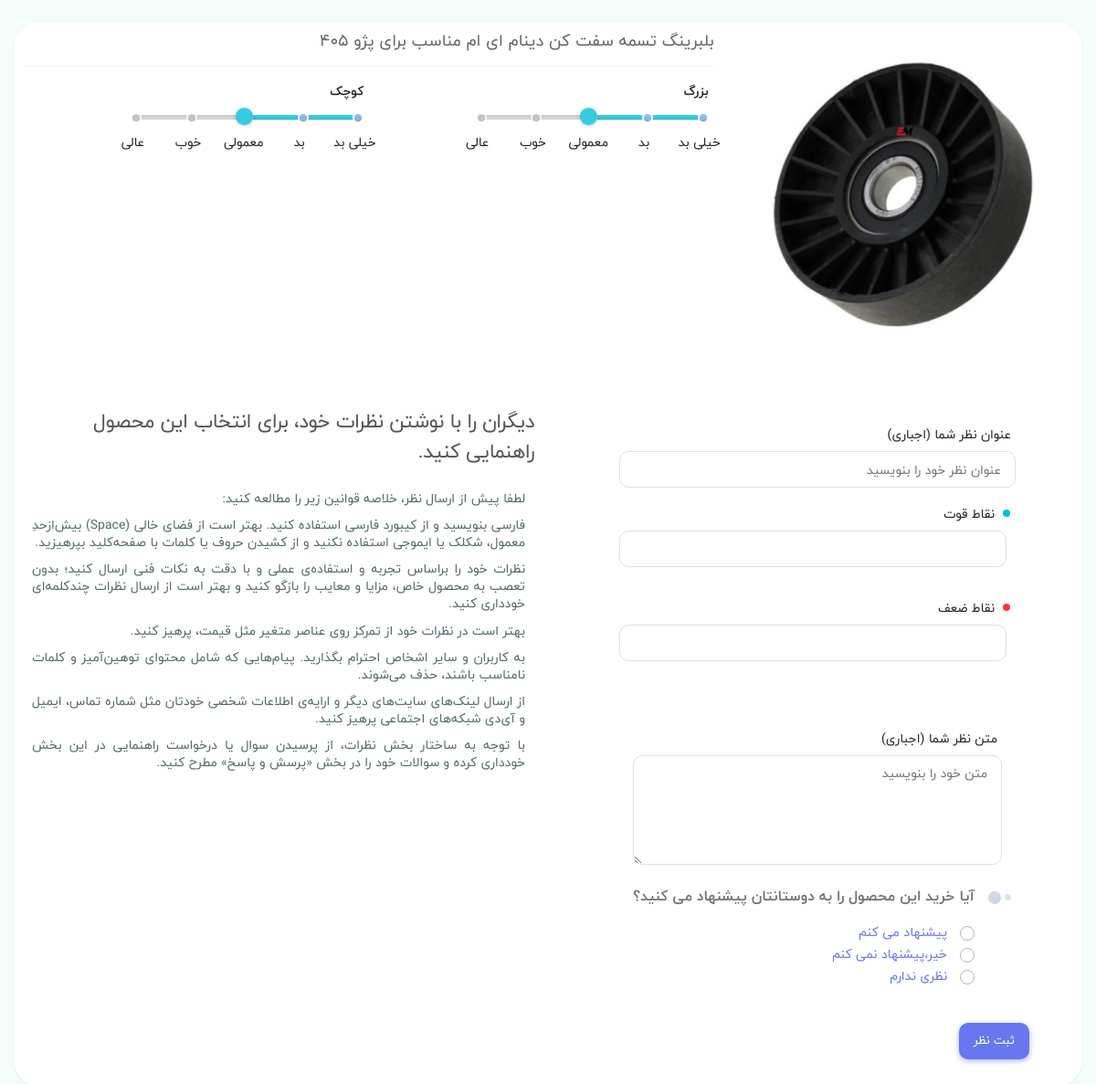
/product/comment/7 (signed in), run on the app's committed database.
### eshop_product/models.py (models this page shows, shortened)
class Product(models.Model):
    STATUS = (
        ('True', "فعال"),
        ("False", "غیرفعال")
    )
    VARIANTS = (
        ('None', 'هیچ'),
        ('Size', 'سایز'),
        ('Color', 'رنگ'),
        ('Size-Color', 'سایزـ‌رنگ'),
    )
    category = models.ForeignKey(Category, on_delete=models.SET_NULL, null=True, verbose_name='دسته')
    brand = models.ForeignKey(Brand, on_delete=models.SET_NULL, blank=True, null=True, verbose_name='برند')
    title = models.CharField(max_length=200, verbose_name='عنوان فارسی')
    title_eng = models.CharField(max_length=150, blank=True, null=True, verbose_name='عنوان انگلیسی')
    keyword = models.CharField(max_length=250, verbose_name='کلمه کلیدی')
    variant = models.CharField(max_length=10, choices=VARIANTS, default='None', verbose_name='تنوع')
    description = models.CharField(max_length=300, verbose_name='توضیحات')
    image = models.ImageField(upload_to=upload_image_path, verbose_name='تصویر')
    price = models.IntegerField(verbose_name='قیمت')
    amount = models.IntegerField(verbose_name='تعداد')
    all_sale = models.IntegerField(default=0, verbose_name='تعداد فروش')
    view_count = models.BigIntegerField(default=0, verbose_name='تعداد بازدیدها')
    details = RichTextUploadingField(verbose_name='جزئيات محصول')
    analyze = RichTextUploadingField(blank=True, null=True, verbose_name='نقد و بررسی')
    status = models.CharField(max_length=50, choices=STATUS, verbose_name='وضعیت')
    slug = models.SlugField(verbose_name='عبارت لینک', null=False, unique=True, allow_unicode=True, max_length=200)
    creat_at = models.DateTimeField(auto_now_add=True, verbose_name='ایجاده شده در تاریخ')
    update_at = models.DateTimeField(auto_now=True, verbose_name='آپدیت شده در تاریخ')
    objects = ProductsManager()
    favourite = models.ManyToManyField(User, blank=True, verbose_name='علاقه‌مندی')
    class Meta:
        verbose_name = 'محصول'
        verbose_name_plural = 'محصولات'
    def price_th(self):
        return f"{self.price:,}"
    price_th.short_description = 'قیمت'
    def image_tag(self):
        return mark_safe('<img src="{}" height="50"/>'.format(self.image.url))
    image_tag.short_description = 'تصویر'
    def get_absolute_url(self):
        return reverse('product_detail', kwargs={'slug': self.slug, 'product_id': self.id})
    def fav_count(self):
        fav = User.objects.filter(product__exact=self.id)
        return fav.count()
    fav_count.short_description = 'تعداد علاقه‌مندان'

### eshop_attribute/models.py (models this page shows, shortened)
class AttrProduct(models.Model):
    product = models.ForeignKey(Product, on_delete=models.CASCADE, related_name='attrs', verbose_name='تگ')
    title = models.ForeignKey(Attrs, on_delete=models.CASCADE, verbose_name='عنوان ویژگی')
    rate = models.IntegerField(verbose_name='امتیاز', validators=[
        MaxValueValidator(5),
        MinValueValidator(1)
    ], default=3)
    slug = models.SlugField(verbose_name='عبارت لینک', null=False, allow_unicode=True, max_length=200)
    def titleAtr(self):
        return self.title.title
    titleAtr.short_description = 'ویژگی'
    class Meta:
        verbose_name = 'ویژگی‌ محصول'
        verbose_name_plural = 'ویژگی‌های محصولات'

class Attrs(models.Model):
    title = models.CharField(max_length=60, verbose_name='ویژگی')
    def __str__(self):
        return self.title
    class Meta:
        verbose_name = 'ویژگی'
        verbose_name_plural = 'ویژگی‌ها'

### eshop_comment/views.py (the view, shortened to what this page needs)
# urls.py: path('product/comment/<int:id>', comment_page, name='comment_product'),
@login_required(login_url='/login')
def comment_page(request, id):
    product = Product.objects.get_by_id(id)
    attrs = AttrProduct.objects.filter(product_id=id)
    comment_form = CommentForm(request.POST or None)
    context = {
        'comment_form': comment_form,
        'product': product,
        'attrs': attrs,
        'product_attrs': product_attrs
    }
    return render(request, 'comment_product/comment.html', context)

### eshop_comment/forms.py
class CommentForm(ModelForm):
    advantage = forms.CharField(widget=forms.MultipleHiddenInput(), required=False)
    disadvantage = forms.CharField(widget=forms.MultipleHiddenInput(), required=False)
    advice = forms.CharField(widget=forms.RadioSelect())
    class Meta:
        model = Comment
        fields = ['subject', 'comment', 'advantage', 'disadvantage', 'advice']

### eshop_product/models.py (called while the page is built)
    def get_by_id(self, product_id):
        qs = self.get_queryset().filter(id=product_id, status=True)
        if qs.count() == 1:
            return qs.first()
        else:
            return None

### eshop_comment/templates/comment_product/comment.html (shortened to what this page needs)
{% extends 'shared/_MainLayout.html' %}
{% load static %}
{% load humanize %}
{% block header_ref %}
    <link rel="stylesheet" href="{% static 'css/vendor/fancybox.min.css' %}">
    <link rel="stylesheet" href="{% static 'css/vendor/bootstrap-slider.min.css' %}">
{% endblock %}
{% block content %}
    <main class="main-content dt-sl mt-4 mb-3">
        <div class="container main-container">
            <div class="dt-sn mb-5 dt-sl">
                <div class="row">
                    <div class="col-lg-4 col-md-6 pb-5">
                        <div class="product-thumbnail text-center">
                            <a href="{{ product.get_absolute_url}}">
                                <img src="{{ product.image.url }}"
                                     class="img-fluid" alt="{{ product.keyword }}">
                            </a>
                        </div>
                    </div>
                    <div class="col-lg-8 col-md-6 pb-5">
                        <div class="product-info dt-sl">
                            <div class="product-title dt-sl">
                                <h1 class="mb-3">
                                    {{ product.title }}
                                </h1>
                            </div>
                            <div class="comments-product-attributes px-3 dt-sl">
                                <div class="row">
                                    {% for atr in attrs %}
                                        <div class="col-sm-6 col-12 mb-3">
                                            <form action="{% url 'product_attrs' product_id=product.id slug=atr.slug %}"
                                                  method="post" class="allforms">
                                                <div class="comments-product-attributes-title">{{ atr.title }}</div>
                                            </form>
                                        </div>
                                    {% endfor %}
                                </div>
                            </div>
                        </div>
                    </div>
                </div>
                <div class="row comments-add-col--content">
                    <div class="col-md-6 col-sm-12">
                        <div class="form-ui">
                            <div class="px-5">
                                <form method="post" class="allforms" action="{% url 'comment_product' id=product.id %}">
                                    <div class="row">
                                        <div class="col-12">
                                            <div class="form-row-title mb-2">عنوان نظر شما (اجباری)</div>
                                            <div class="form-row">
                                                <input type="text" name="subject" value=""
                                                       placeholder="عنوان نظر خود را بنویسید" class="input-ui pr-2"
                                                       required="" id="id_subject">
                                            </div>
                                        </div>
                                        <div class="col-12 form-comment-title--positive mt-2">
                                            <div class="form-row-title mb-2 pr-2">
                                                نقاط قوت
                                            </div>
                                            <div id="advantages" class="form-row">
                                                <div class="ui-input--add-point">
                                                    <input class="input-ui pr-2 ui-input-field" type="text"
                                                           id="advantage-input" autocomplete="off" value="">
                                                </div>
                                            </div>
                                        </div>
                                        <div class="col-12 form-comment-title--negative mt-2">
                                            <div class="form-row-title mb-2 pr-2">
                                                نقاط ضعف
                                            </div>
                                            <div id="disadvantages" class="form-row">
                                                <div class="ui-input--add-point">
                                                    <input class="input-ui pr-2 ui-input-field" type="text"
                                                           id="disadvantage-input" autocomplete="off" value="">
                                                </div>
                                            </div>
                                        </div>
                                    </div>
                                    <div class="col-12 mt-5">
                                        <div class="form-row-title mb-2">متن نظر شما (اجباری)</div>
                                        <div class="form-row">
                                        <textarea name="comment" cols="40" rows="5" placeholder="متن خود را بنویسید"
                                                  class="input-ui pr-2 pt-2" required="" id="id_comment"></textarea>
                                        </div>
                                    </div>
                                    <div class="col-12 mt-2 mb-2 px-0">
                                        <div class="product-offer-question">
                                            <div
                                                    class="section-title text-sm-title title-wide mb-1 no-after-title-wide">
                                                <h2 class="font-weight-bold">آیا خرید این محصول را به دوستانتان
                                                    پیشنهاد می کنید؟</h2>
                                            </div>
                                            <div class="product-offer-question-option">
                                                <div class="custom-control custom-radio">
                                                    <label class="custom-control-label" for="customRadio1">پیشنهاد
                                                        می کنم</label>
                                                </div>
                                                <div class="custom-control custom-radio">
                                                    <label class="custom-control-label"
                                                           for="customRadio2">خیر،پیشنهاد نمی کنم</label>
                                                </div>
                                                <div class="custom-control custom-radio">
                                                    <label class="custom-control-label" for="customRadio3">نظری
                                                        ندارم</label>
                                                </div>
                                            </div>
                                        </div>
                                    </div>
                                </form>
                                <div class="col-12 px-0">
                                    <button class="btn btn btn-primary px-3" id="allsubmit"
                                    >
                                        ثبت نظر
                                    </button>
                                </div>
                            </div>
                        </div>
                    </div>
                    <div class="col-md-6 col-sm-12">
                        <h3>دیگران را با نوشتن نظرات خود، برای انتخاب این محصول راهنمایی کنید.</h3>
                        <div class="desc-comment">
                            <p>لطفا پیش از ارسال نظر، خلاصه قوانین زیر را مطالعه کنید:</p>
                            <p>فارسی بنویسید و از کیبورد فارسی استفاده کنید. بهتر است از فضای خالی (Space)
                                بیش‌از‌حدِ معمول، شکلک یا ایموجی استفاده نکنید و از کشیدن حروف یا کلمات با
                                صفحه‌کلید بپرهیزید.</p>
                            <p>نظرات خود را براساس تجربه و استفاده‌ی عملی و با دقت به نکات فنی ارسال کنید؛
                                بدون
                                تعصب به محصول خاص، مزایا و معایب را بازگو کنید و بهتر است از ارسال نظرات
                                چندکلمه‌‌ای خودداری کنید.</p>
                            <p>بهتر است در نظرات خود از تمرکز روی عناصر متغیر مثل قیمت، پرهیز کنید.</p>
                            <p>به کاربران و سایر اشخاص احترام بگذارید. پیام‌هایی که شامل محتوای توهین‌آمیز و
                                کلمات نامناسب باشند، حذف می‌شوند.</p>
                            <p>از ارسال لینک‌های سایت‌های دیگر و ارایه‌ی اطلاعات شخصی خودتان مثل شماره تماس،
                                ایمیل و آی‌دی شبکه‌های اجتماعی پرهیز کنید.</p>
                            <p>با توجه به ساختار بخش نظرات، از پرسیدن سوال یا درخواست راهنمایی در این بخش
                                خودداری کرده و سوالات خود را در بخش «پرسش و پاسخ» مطرح کنید.</p>
                        </div>
                    </div>
                </div>
            </div>
        </div>
        </div>
{% endblock %}

### data on the page
Product: image (picture), title "بلبرینگ تسمه سفت کن دینام ای ام مناسب برای پژو 405"
AttrProduct: title "بزرگ"
AttrProduct: title "کوچک"
